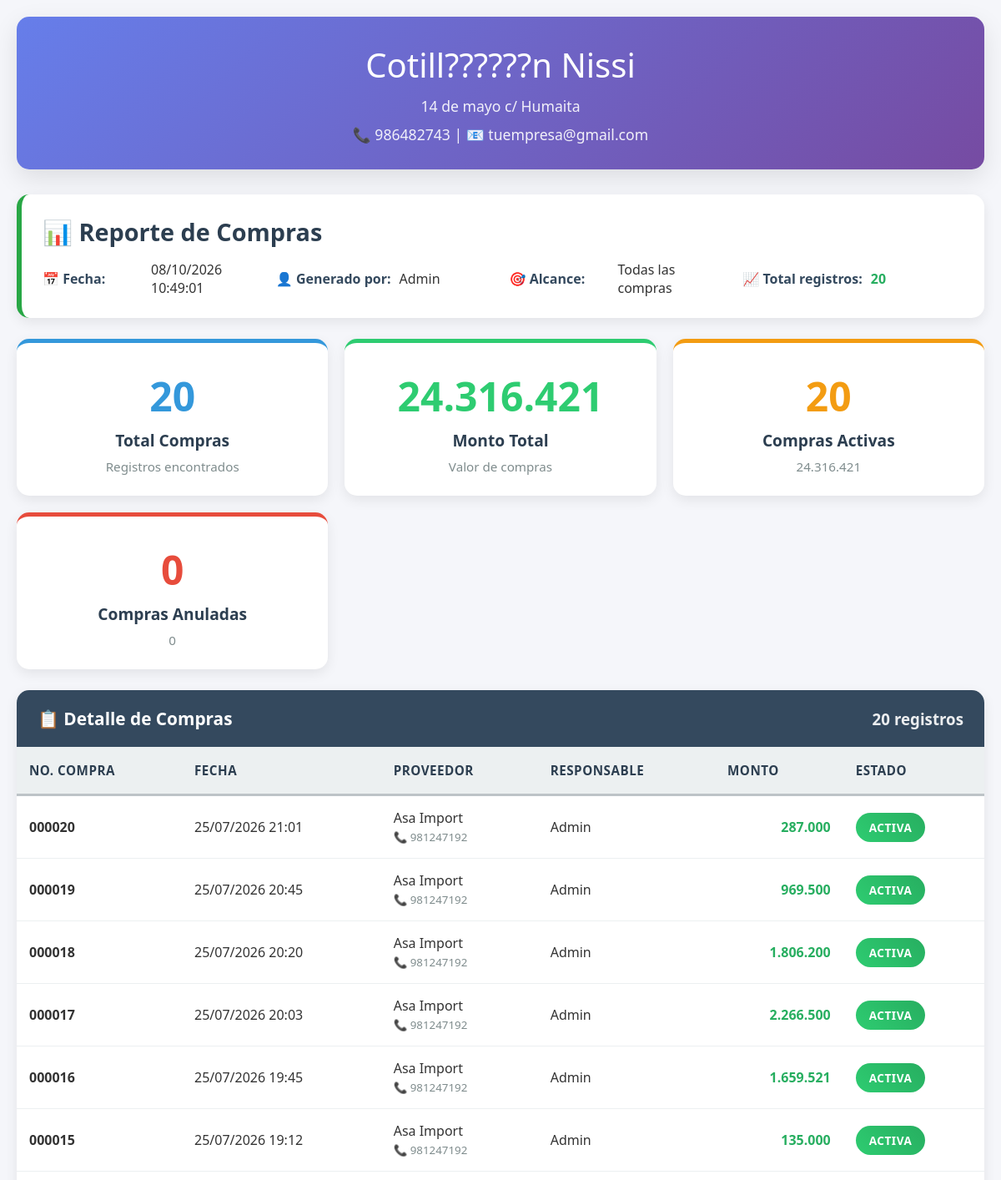
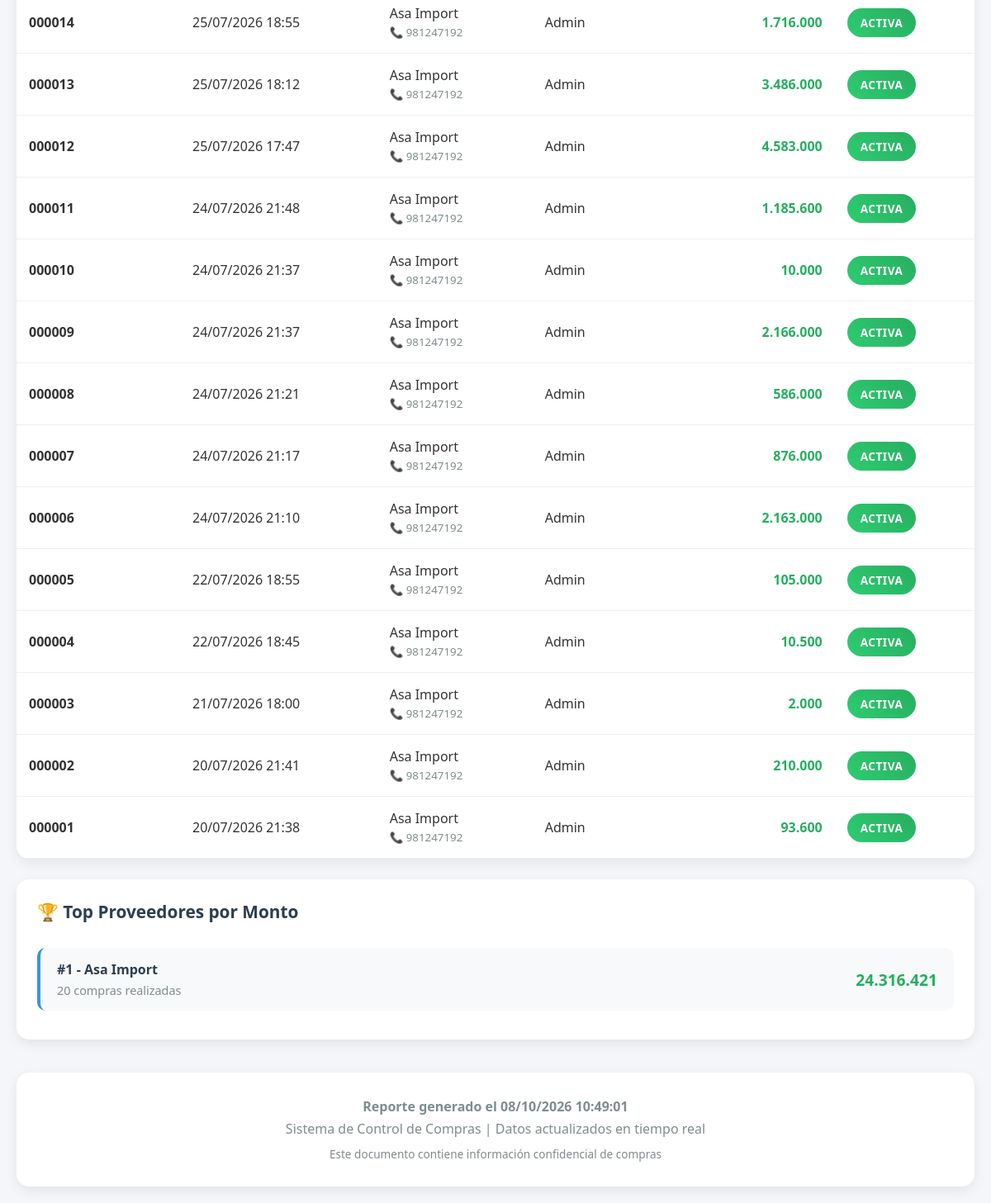
/sistema/factura/generaReporte_compra.php (signed in), run on the app's committed database (2 pictures, top to bottom).
### tables this page shows
CREATE TABLE `configuracion` (
  `id` bigint(20) NOT NULL AUTO_INCREMENT,
  `nit` varchar(20) NOT NULL,
  `nombre` varchar(100) NOT NULL,
  `razon_social` varchar(100) NOT NULL,
  `telefono` bigint(20) NOT NULL,
  `email` varchar(200) NOT NULL,
  `direccion` text NOT NULL,
  `iva` decimal(10,2) NOT NULL,
  `foto` varchar(200) NOT NULL,
  `moneda` varchar(5) NOT NULL,
  PRIMARY KEY (`id`)
);

CREATE TABLE `compras` (
  `nocompra` bigint(20) NOT NULL AUTO_INCREMENT,
  `fecha` timestamp NOT NULL DEFAULT current_timestamp() ON UPDATE current_timestamp(),
  `usuario` int(11) NOT NULL,
  `caja` int(11) NOT NULL,
  `codproveedor` int(11) NOT NULL,
  `status` int(11) NOT NULL DEFAULT 1,
  `totalcompra` decimal(10,2) NOT NULL,
  `abono` decimal(10,2) NOT NULL,
  PRIMARY KEY (`nocompra`),
  KEY `usuario` (`usuario`),
  KEY `codproveedor` (`codproveedor`),
  KEY `caja` (`caja`),
  CONSTRAINT `compras_ibfk_1` FOREIGN KEY (`codproveedor`) REFERENCES `proveedor` (`codproveedor`) ON DELETE CASCADE ON UPDATE CASCADE,
  CONSTRAINT `compras_ibfk_2` FOREIGN KEY (`usuario`) REFERENCES `usuario` (`idusuario`) ON DELETE CASCADE ON UPDATE CASCADE,
  CONSTRAINT `compras_ibfk_3` FOREIGN KEY (`caja`) REFERENCES `caja` (`id`) ON DELETE CASCADE ON UPDATE CASCADE
);

CREATE TABLE `proveedor` (
  `codproveedor` int(11) NOT NULL AUTO_INCREMENT,
  `proveedor` varchar(100) DEFAULT NULL,
  `contacto` varchar(100) DEFAULT NULL,
  `telefono` bigint(20) DEFAULT NULL,
  `direccion` text DEFAULT NULL,
  `date_add` datetime NOT NULL DEFAULT current_timestamp(),
  `status` int(11) DEFAULT 1,
  `usuario_id` int(11) DEFAULT NULL,
  PRIMARY KEY (`codproveedor`),
  KEY `usuario_id` (`usuario_id`),
  CONSTRAINT `proveedor_ibfk_1` FOREIGN KEY (`usuario_id`) REFERENCES `usuario` (`idusuario`) ON DELETE CASCADE ON UPDATE CASCADE
);

CREATE TABLE `usuario` (
  `idusuario` int(11) NOT NULL AUTO_INCREMENT,
  `nombre` varchar(50) DEFAULT NULL,
  `correo` varchar(100) DEFAULT NULL,
  `usuario` varchar(15) DEFAULT NULL,
  `clave` varchar(100) DEFAULT NULL,
  `rol` int(11) DEFAULT NULL,
  `status` int(11) DEFAULT 1,
  PRIMARY KEY (`idusuario`),
  KEY `rol` (`rol`),
  CONSTRAINT `usuario_ibfk_1` FOREIGN KEY (`rol`) REFERENCES `rol` (`idrol`) ON DELETE CASCADE ON UPDATE CASCADE
);

### conexion.php (called while the page is built, shortened)
<?php
if (!function_exists('formatCant')) {
    function formatCant($cantidad) {
        if ($cantidad == "" || $cantidad == null) return "0";
        return number_format((float)$cantidad, 0, ',', '.');
    }
}

### sistema/factura/generaReporte_compra.php (the view, shortened to what this page needs)
<?php
if (file_exists("../../conexion.php")) {
    include "../../conexion.php";
} elseif (file_exists("../conexion.php")) {
    include "../conexion.php";
} elseif (file_exists("../includes/conexion.php")) {
    include "../includes/conexion.php";
}
$compras = [];
$configuracion = [];
$total_compras = 0;
$total_monto = 0;
$nombre_usuario = $_SESSION['nombre'] ?? 'Usuario';
$rol_usuario = $_SESSION['rol'];
$query_conf = mysqli_query($conection, "SELECT * FROM configuracion WHERE id = 1");
if ($query_conf && mysqli_num_rows($query_conf) > 0) {
    $configuracion = mysqli_fetch_assoc($query_conf);
}
$where_conditions = ["f.status != 2"];
$where_clause = implode(" AND ", $where_conditions);
$query = mysqli_query($conection,
    "SELECT f.nocompra, f.fecha, f.totalcompra, f.codproveedor, f.status,
            u.nombre as vendedor, u.idusuario,
            cl.proveedor as cliente, cl.telefono, cl.direccion
     FROM compras f
     INNER JOIN usuario u ON f.usuario = u.idusuario
     INNER JOIN proveedor cl ON f.codproveedor = cl.codproveedor
     WHERE $where_clause
     ORDER BY f.fecha DESC"
);
if ($query && mysqli_num_rows($query) > 0) {
    while ($row = mysqli_fetch_assoc($query)) {
        $compras[] = [
            'nocompra' => $row['nocompra'],
            'fecha' => $row['fecha'],
            'total' => (float)$row['totalcompra'],
            'proveedor' => $row['cliente'],
            'vendedor' => $row['vendedor'],
            'status' => $row['status'],
            'telefono' => $row['telefono'] ?? '',
            'direccion' => $row['direccion'] ?? ''
        ];
        $total_monto += (float)$row['totalcompra'];
        $total_compras++;
    }
}
$compras_activas = 0;
$compras_anuladas = 0;
$monto_activo = 0;
foreach ($compras as $compra) {
    if ($compra['status'] == 1) {
        $compras_activas++;
        $monto_activo += $compra['total'];
    } else {
        $compras_anuladas++;
    }
}
$top_proveedores = [];
$prov_query = mysqli_query($conection,
    "SELECT cl.proveedor, COUNT(f.nocompra) as total_compras, SUM(f.totalcompra) as total_monto
     FROM compras f
     INNER JOIN proveedor cl ON f.codproveedor = cl.codproveedor
     WHERE $where_clause
     GROUP BY cl.codproveedor
     ORDER BY total_monto DESC
     LIMIT 5"
);
if ($prov_query) {
    while ($row = mysqli_fetch_assoc($prov_query)) {
        $top_proveedores[] = $row;
    }
}
?>
<!DOCTYPE html>
<html>
<head>
</head>
<body>
    <div class="container">
        <div class="header">
            <?php if(isset($configuracion['nombre'])): ?>
                <h1><?php echo htmlspecialchars($configuracion['nombre']); ?></h1>
                <p><?php echo htmlspecialchars($configuracion['direccion'] ?? ''); ?></p>
                <p>📞 <?php echo htmlspecialchars($configuracion['telefono'] ?? ''); ?> | 📧 <?php echo htmlspecialchars($configuracion['email'] ?? ''); ?></p>
            <?php else: ?>
                <h1>🛒 REPORTE DE COMPRAS</h1>
                <p>Control y Seguimiento de Adquisiciones</p>
            <?php endif; ?>
        </div>
        <div class="report-info">
            <h2>📊 Reporte de Compras</h2>
            <div class="info-grid">
                <div class="info-item">
                    <strong>📅 Fecha:</strong>
                    <span><?php echo date('d/m/Y H:i:s'); ?></span>
                </div>
                <div class="info-item">
                    <strong>👤 Generado por:</strong>
                    <span><?php echo htmlspecialchars($nombre_usuario); ?></span>
                </div>
                <div class="info-item">
                    <strong>🎯 Alcance:</strong>
                    <span><?php echo ($rol_usuario == 1 || $rol_usuario == 2) ? 'Todas las compras' : 'Mis compras'; ?></span>
                </div>
                <div class="info-item">
                    <strong>📈 Total registros:</strong>
                    <span style="color: #27ae60; font-weight: bold;"><?php echo $total_compras; ?></span>
                </div>
            </div>
        </div>
        <div class="metrics-grid">
            <div class="metric-card total">
                <div class="metric-number blue">
                    <?php echo $total_compras; ?>
                </div>
                <div class="metric-title">Total Compras</div>
                <div class="metric-subtitle">Registros encontrados</div>
            </div>
            <div class="metric-card monto">
                <div class="metric-number green">
                    <?php echo formatCant($total_monto); ?>
                </div>
                <div class="metric-title">Monto Total</div>
                <div class="metric-subtitle">Valor de compras</div>
            </div>
            <div class="metric-card activas">
                <div class="metric-number orange">
                    <?php echo $compras_activas; ?>
                </div>
                <div class="metric-title">Compras Activas</div>
                <div class="metric-subtitle"><?php echo formatCant($monto_activo); ?></div>
            </div>
            <div class="metric-card anuladas">
                <div class="metric-number red">
                    <?php echo $compras_anuladas; ?>
                </div>
                <div class="metric-title">Compras Anuladas</div>
                <div class="metric-subtitle"><?php echo formatCant($total_monto - $monto_activo); ?></div>
            </div>
        </div>
        <?php if (!empty($compras)): ?>
            <div class="table-container">
                <div class="table-header">
                    <span>📋 Detalle de Compras</span>
                    <div class="table-controls">
                        <span style="font-size: 0.9em; opacity: 0.9;"><?php echo $total_compras; ?> registros</span>
                    </div>
                </div>
                <table>
                    <thead>
                        <tr>
                            <th>No. Compra</th>
                            <th>Fecha</th>
                            <th>Proveedor</th>
                            <th>Responsable</th>
                            <th>Monto</th>
                            <th>Estado</th>
                        </tr>
                    </thead>
                    <tbody>
                        <?php foreach($compras as $compra): ?>
                        <tr>
                            <td><strong><?php echo str_pad($compra['nocompra'], 6, '0', STR_PAD_LEFT); ?></strong></td>
                            <td><?php echo date('d/m/Y H:i', strtotime($compra['fecha'])); ?></td>
                            <td>
                                <?php echo htmlspecialchars($compra['proveedor']); ?>
                                <?php if (!empty($compra['telefono'])): ?>
                                    <br><small style="color: #7f8c8d;">📞 <?php echo $compra['telefono']; ?></small>
                                <?php endif; ?>
                            </td>
                            <td><?php echo htmlspecialchars($compra['vendedor']); ?></td>
                            <td style="text-align: right; font-weight: bold; color: #27ae60;">
                                <?php echo formatCant($compra['total']); ?>
                            </td>
                            <td>
                                <?php if($compra['status'] == 1): ?>
                                    <span class="status-badge status-activa">Activa</span>
                                <?php else: ?>
                                    <span class="status-badge status-anulada">Anulada</span>
                                <?php endif; ?>
                            </td>
                        </tr>
                        <?php endforeach; ?>
                    </tbody>
                </table>
            </div>
            <?php if (!empty($top_proveedores)): ?>
            <div class="top-section">
                <div class="table-header" style="background: white; color: #2c3e50; padding: 0 0 20px 0;">
                    🏆 Top Proveedores por Monto
                </div>
                <?php foreach($top_proveedores as $index => $proveedor): ?>
                <div class="top-item">
                    <div class="top-info">
                        <div class="top-name">
                            #<?php echo $index + 1; ?> - <?php echo htmlspecialchars($proveedor['proveedor']); ?>
                        </div>
                        <div class="top-stats">
                            <?php echo $proveedor['total_compras']; ?> compras realizadas
                        </div>
                    </div>
                    <div class="top-amount">
                        <?php echo formatCant($proveedor['total_monto']); ?>
                    </div>
                </div>
                <?php endforeach; ?>
            </div>
            <?php endif; ?>
        <?php endif; ?>
        <div class="footer">
            <p><strong>Reporte generado el <?php echo date('d/m/Y H:i:s'); ?></strong></p>
            <p>Sistema de Control de Compras | Datos actualizados en tiempo real</p>
            <p style="font-size: 0.85em; margin-top: 10px;">
                Este documento contiene información confidencial de compras
            </p>
        </div>
    </div>
</body>
</html>

### sistema/factura/generaReporte_compra.php (style rules this page uses)
body { font-family: 'Segoe UI', Tahoma, Geneva, Verdana, sans-serif; margin: 0; padding: 20px; background-color: #f5f6fa; color: #333; }
.container { max-width: 1400px; margin: 0 auto; }
.header { background: linear-gradient(135deg, #667eea 0%, #764ba2 100%); color: white; text-align: center; margin-bottom: 30px; border-radius: 15px; padding: 30px; box-shadow: 0 10px 30px rgba(0,0,0,0.1); }
.header h1 { margin: 0; font-size: 2.5em; font-weight: 300; }
.header p { margin: 10px 0 0 0; opacity: 0.9; font-size: 1.1em; }
.report-info { background: white; margin-bottom: 25px; padding: 25px; border-radius: 15px; box-shadow: 0 5px 15px rgba(0,0,0,0.08); border-left: 6px solid #28a745; }
.report-info h2 { margin: 0 0 15px 0; color: #2c3e50; font-size: 1.8em; }
.info-grid { display: grid; grid-template-columns: repeat(auto-fit, minmax(250px, 1fr)); gap: 15px; margin-top: 15px; }
.info-item { display: flex; align-items: center; gap: 10px; }
.info-item strong { color: #34495e; min-width: 120px; }
.metrics-grid { display: grid; grid-template-columns: repeat(auto-fit, minmax(280px, 1fr)); gap: 20px; margin: 25px 0; }
.metric-card { background: white; padding: 25px; border-radius: 15px; text-align: center; box-shadow: 0 5px 15px rgba(0,0,0,0.08); border-top: 5px solid; transition: transform 0.2s ease; }
.metric-card.total { border-top-color: #3498db; }
.metric-card.monto { border-top-color: #2ecc71; }
.metric-card.activas { border-top-color: #f39c12; }
.metric-card.anuladas { border-top-color: #e74c3c; }
.metric-number { font-size: 3em; font-weight: bold; margin: 15px 0; line-height: 1; }
.metric-number.blue { color: #3498db; }
.metric-number.green { color: #2ecc71; }
.metric-number.orange { color: #f39c12; }
.metric-number.red { color: #e74c3c; }
.metric-title { font-size: 1.2em; font-weight: 600; margin-bottom: 8px; color: #2c3e50; }
.metric-subtitle { color: #7f8c8d; font-size: 0.95em; }
.table-container { background: white; border-radius: 15px; box-shadow: 0 5px 15px rgba(0,0,0,0.08); overflow: hidden; margin: 25px 0; }
.table-header { background: #34495e; color: white; padding: 20px 25px; font-size: 1.3em; font-weight: 600; display: flex; align-items: center; justify-content: space-between; }
.table-controls { display: flex; gap: 10px; align-items: center; }
table { width: 100%; border-collapse: collapse; }
th { background: #ecf0f1; padding: 18px 15px; text-align: left; font-weight: 600; color: #2c3e50; border-bottom: 3px solid #bdc3c7; font-size: 0.95em; text-transform: uppercase; letter-spacing: 0.5px; }
td { padding: 15px; border-bottom: 1px solid #ecf0f1; vertical-align: middle; }
.status-badge { padding: 8px 16px; border-radius: 25px; color: white; font-size: 0.85em; font-weight: 600; text-transform: uppercase; letter-spacing: 0.5px; display: inline-block; }
.status-activa { background: linear-gradient(45deg, #2ecc71, #27ae60); }
.top-section { background: white; padding: 25px; border-radius: 15px; box-shadow: 0 5px 15px rgba(0,0,0,0.08); margin: 25px 0; }
.top-item { display: flex; justify-content: space-between; align-items: center; padding: 15px 20px; background: #f8f9fa; border-radius: 10px; margin: 10px 0; border-left: 4px solid #3498db; }
.top-info { display: flex; flex-direction: column; }
.top-name { font-weight: 600; color: #2c3e50; margin-bottom: 5px; }
.top-stats { color: #7f8c8d; font-size: 0.9em; }
.top-amount { font-size: 1.2em; font-weight: bold; color: #27ae60; }
.footer { margin-top: 40px; text-align: center; padding: 25px; background: white; border-radius: 15px; box-shadow: 0 5px 15px rgba(0,0,0,0.08); color: #7f8c8d; }
.footer p { margin: 5px 0; }

### data on the page
configuracion: nombre "Cotill??????n Nissi", direccion "14 de mayo c/ Humaita", telefono "986482743", email "tuempresa@gmail.com"
compras: nocompra "000020", fecha "25/07/2026 21:01", codproveedor.proveedor "Asa Import", codproveedor.telefono "981247192", usuario.nombre "Admin", total "287.000", status "ACTIVA"
compras: nocompra "000019", fecha "25/07/2026 20:45", codproveedor.proveedor "Asa Import", codproveedor.telefono "981247192", usuario.nombre "Admin", total "969.500", status "ACTIVA"
compras: nocompra "000018", fecha "25/07/2026 20:20", codproveedor.proveedor "Asa Import", codproveedor.telefono "981247192", usuario.nombre "Admin", total "1.806.200", status "ACTIVA"
compras: nocompra "000017", fecha "25/07/2026 20:03", codproveedor.proveedor "Asa Import", codproveedor.telefono "981247192", usuario.nombre "Admin", total "2.266.500", status "ACTIVA"
compras: nocompra "000016", fecha "25/07/2026 19:45", codproveedor.proveedor "Asa Import", codproveedor.telefono "981247192", usuario.nombre "Admin", total "1.659.521", status "ACTIVA"
compras: nocompra "000015", fecha "25/07/2026 19:12", codproveedor.proveedor "Asa Import", codproveedor.telefono "981247192", usuario.nombre "Admin", total "135.000", status "ACTIVA"
compras: nocompra "000014", fecha "25/07/2026 18:55", codproveedor.proveedor "Asa Import", codproveedor.telefono "981247192", usuario.nombre "Admin", total "1.716.000", status "ACTIVA"
compras: nocompra "000013", fecha "25/07/2026 18:12", codproveedor.proveedor "Asa Import", codproveedor.telefono "981247192", usuario.nombre "Admin", total "3.486.000", status "ACTIVA"
compras: nocompra "000012", fecha "25/07/2026 17:47", codproveedor.proveedor "Asa Import", codproveedor.telefono "981247192", usuario.nombre "Admin", total "4.583.000", status "ACTIVA"
compras: nocompra "000011", fecha "24/07/2026 21:48", codproveedor.proveedor "Asa Import", codproveedor.telefono "981247192", usuario.nombre "Admin", total "1.185.600", status "ACTIVA"
compras: nocompra "000010", fecha "24/07/2026 21:37", codproveedor.proveedor "Asa Import", codproveedor.telefono "981247192", usuario.nombre "Admin", total "10.000", status "ACTIVA"
compras: nocompra "000009", fecha "24/07/2026 21:37", codproveedor.proveedor "Asa Import", codproveedor.telefono "981247192", usuario.nombre "Admin", total "2.166.000", status "ACTIVA"
compras: nocompra "000008", fecha "24/07/2026 21:21", codproveedor.proveedor "Asa Import", codproveedor.telefono "981247192", usuario.nombre "Admin", total "586.000", status "ACTIVA"
compras: nocompra "000007", fecha "24/07/2026 21:17", codproveedor.proveedor "Asa Import", codproveedor.telefono "981247192", usuario.nombre "Admin", total "876.000", status "ACTIVA"
compras: nocompra "000006", fecha "24/07/2026 21:10", codproveedor.proveedor "Asa Import", codproveedor.telefono "981247192", usuario.nombre "Admin", total "2.163.000", status "ACTIVA"
compras: nocompra "000005", fecha "22/07/2026 18:55", codproveedor.proveedor "Asa Import", codproveedor.telefono "981247192", usuario.nombre "Admin", total "105.000", status "ACTIVA"
compras: nocompra "000004", fecha "22/07/2026 18:45", codproveedor.proveedor "Asa Import", codproveedor.telefono "981247192", usuario.nombre "Admin", total "10.500", status "ACTIVA"
compras: nocompra "000003", fecha "21/07/2026 18:00", codproveedor.proveedor "Asa Import", codproveedor.telefono "981247192", usuario.nombre "Admin", total "2.000", status "ACTIVA"
compras: nocompra "000002", fecha "20/07/2026 21:41", codproveedor.proveedor "Asa Import", codproveedor.telefono "981247192", usuario.nombre "Admin", total "210.000", status "ACTIVA"
compras: nocompra "000001", fecha "20/07/2026 21:38", codproveedor.proveedor "Asa Import", codproveedor.telefono "981247192", usuario.nombre "Admin", total "93.600", status "ACTIVA"

### other printed values
$nombre_usuario "Admin"
$total_compras "20"
formatCant($total_monto) "24.316.421"
$compras_activas "20"
formatCant($monto_activo) "24.316.421"
$compras_anuladas "0"
formatCant($total_monto - $monto_activo) "0"
$proveedor['proveedor'] "Asa Import"
$proveedor['total_compras'] "20"
formatCant($proveedor['total_monto']) "24.316.421"
